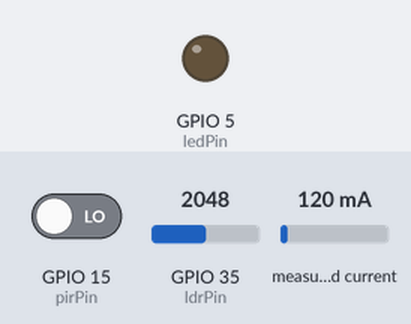
Recording of a sketch running on a simulated ESP32. Parts: output pins drawn as LEDs (lit = HIGH). The test bench sets the inputs (shaded band); at power-on: GPIO 15 (pirPin) LOW, GPIO 35 (ldrPin) = 2048, measured current 120 mA. WiFi joins after 1.5 s; servers stay silent unless stated; the Firebase database answers and starts empty; what the sketch prints to the serial monitor is not drawn.

Above: at 2.8 s.
2.9 s: GPIO 15 (pirPin) driven HIGH
At 3.8 s:
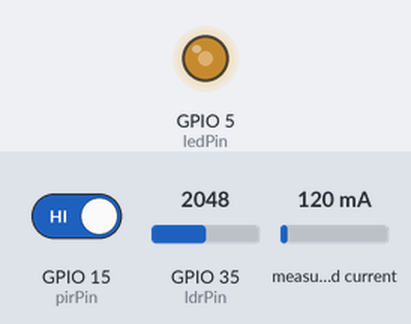
5.2 s: GPIO 35 (ldrPin) set to 1228
At 6.3 s:
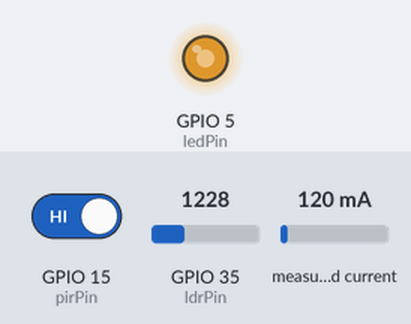
7.5 s: GPIO 35 (ldrPin) set to 491
At 10.1 s:
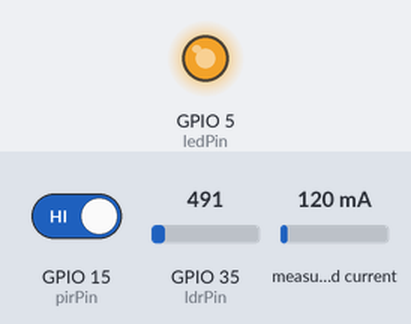
10.5 s: GPIO 35 (ldrPin) set to 3603
At 11.4 s:
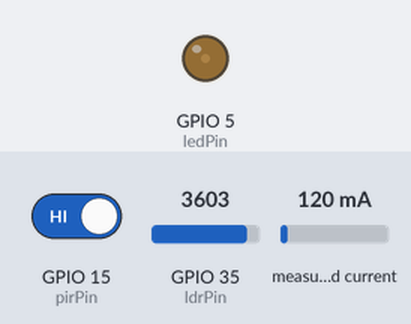
12.8 s: GPIO 35 (ldrPin) set to 2047
At 13.9 s:
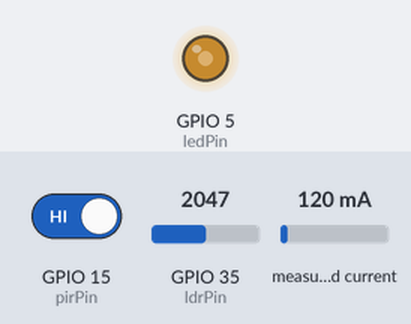
Timing chart, 0 to 15.8 s (numbered marks = the images above; inputs shaded):
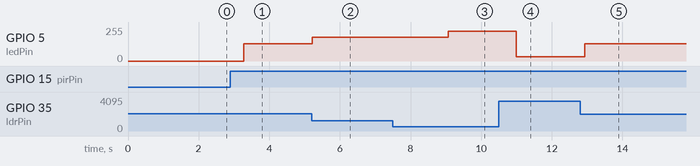

The sketch:

IoT.ino
```cpp
#include "EmonLib.h"
#include <WiFi.h>
#include <IOXhop_FirebaseESP32.h>
#include <ArduinoJson.h>
EnergyMonitor SCT013;

const int ledPin = 5;      // Define o pino para o LED
const int ldrPin = 35;    // Define o pino para o LDR (sensor de luz)
const int pirPin = 15;   // Define o pino para o sensor PIR
const int pinSCT = 34;  // Define o pino para o sensor de corrente SCT013

#define WIFI_SSID  ""
#define WIFI_PASSWORD ""
#define FIREBASE_HOST "https://trabalhodeiot-default-rtdb.firebaseio.com/"
#define FIREBASE_AUTH "V6A4nxESZ1wckecptSD9vCZhaQ0EG8eigCkyEbUn"

const int tensao = 230;                  // Define o valor da tensão de alimentação (em Volts)
const unsigned long delayTime = 15000;  // Define o tempo de espera sem movimento antes de desligar o LED (em milissegundos)

unsigned long lastMotionTime = 0;  // Variável para armazenar o tempo da última detecção de movimento
int potencia = 0;                 // Variável para armazenar a potência calculada
int ldrValue = 0;                // Variável para armazenar o valor lido pelo LDR
int pirState = 0;               // Variável para armazenar o estado do sensor PIR
float current = 0;             // Variável para armazenar a corrente medida


void setup() {

  pinMode(ledPin, OUTPUT);           // Configura o pino do LED como saída
  pinMode(pirPin, INPUT);           // Configura o pino do sensor PIR como entrada
  SCT013.current(pinSCT, 1.055);   // Inicializa o sensor de corrente SCT013 com um fator de calibração
  Serial.begin(9600);             // Inicializa a comunicação serial com taxa de 9600 bps

  WiFi.begin(WIFI_SSID, WIFI_PASSWORD);
  Serial.print("Conectando ao wifi");

  while (WiFi.status() != WL_CONNECTED)
  {
    Serial.print(".");
    delay(300);
  }
  Serial.println();

  Firebase.begin(FIREBASE_HOST, FIREBASE_AUTH);
}

String input = Firebase.getString("input/");// puxar o input do firebase que só vem em string

int inputInt = input.toInt(); //o firebase só estava aceitando em string ai coloquei essa função pra converter pra int


void loop() {

  Serial.println(inputInt);
  tarefa1();     // Chama a função que calcula a corrente e a potência
  tarefa2();    // Chama a função que lida com o sensor PIR e o LED
}

void tarefa1() {

  double Irms = SCT013.calcIrms(1480);   // Calcula a corrente RMS medida pelo sensor SCT013
  potencia = Irms * tensao;             // Calcula a potência utilizando a corrente medida e a tensão definida

  Serial.print("CORRENTE = ");           // Imprime a mensagem de corrente na porta serial
  Serial.print(Irms);                   // Imprime o valor da corrente
  Serial.println(" (A)");              // Imprime a unidade de corrente (Amperes)
  Firebase.setFloat("/sc13/Irms", Irms); // altera o valor da Irms

  Serial.print("POTÊNCIA = ");           // Imprime a mensagem de potência na porta serial
  Serial.print(potencia);               // Imprime o valor da potência
  Serial.println(" (W)");              // Imprime a unidade de potência (Watts)
  Firebase.setFloat("/sc13/potencia", potencia); // altera o valor da potencia no firebase
  delay(1000);                        // Aguarda por um segundo

}

void tarefa2()
{
  pirState = digitalRead(pirPin);  // Lê o estado do sensor PIR
  Firebase.setBool("/sensor/pir", false);
  if (pirState == HIGH)
  {                               // Se o sensor PIR detectar movimento
    ldrValue = analogRead(ldrPin);                     // Lê o valor do sensor LDR
    int brightness = map(ldrValue, 0, 4095, 255, 0);  // Mapeia o valor do LDR para ajustar a luminosidade do LED
    analogWrite(ledPin, brightness);  // Define a luminosidade do LED
    Firebase.pushBool("/sensor/pir", true);  // registra que ouve presença

    Serial.print("LDR Value: ");
    Serial.println(ldrValue);           // Imprime o valor lido pelo sensor LDR
    Firebase.setFloat("/sensor/LDR", ldrValue);  // altera o valor do sensor de LDR pra um novo
    Serial.print("LED Brightness: ");  // Imprime a luminosidade do LED na porta serial
    Serial.println(brightness);       // Imprime o valor da luminosidade do LED
    lastMotionTime = millis();       // Registra o tempo do último movimento detectado
  }

    else
    {
    if (millis() - lastMotionTime >= delayTime)
      {  // Se não houver movimento após um determinado período de tempo
      analogWrite(ledPin, 0);                     // Desliga o LED
      Firebase.pushBool("/sensor/presença", false); // registra que o sensor de presença foi "deligado"
      }
    }
}
```

Measured:
- after the input at 2.9 s, GPIO 5 (ledPin): 0/255 → 128/255 after 0.38 s
- after the input at 5.2 s, GPIO 5 (ledPin): 128/255 → 179/255 at once
- after the input at 7.5 s, GPIO 5 (ledPin): 179/255 → 225/255 after 1.6 s
- after the input at 10.5 s, GPIO 5 (ledPin): 225/255 → 31/255 after 0.50 s
- after the input at 12.8 s, GPIO 5 (ledPin): 31/255 → 128/255 after 0.13 s
